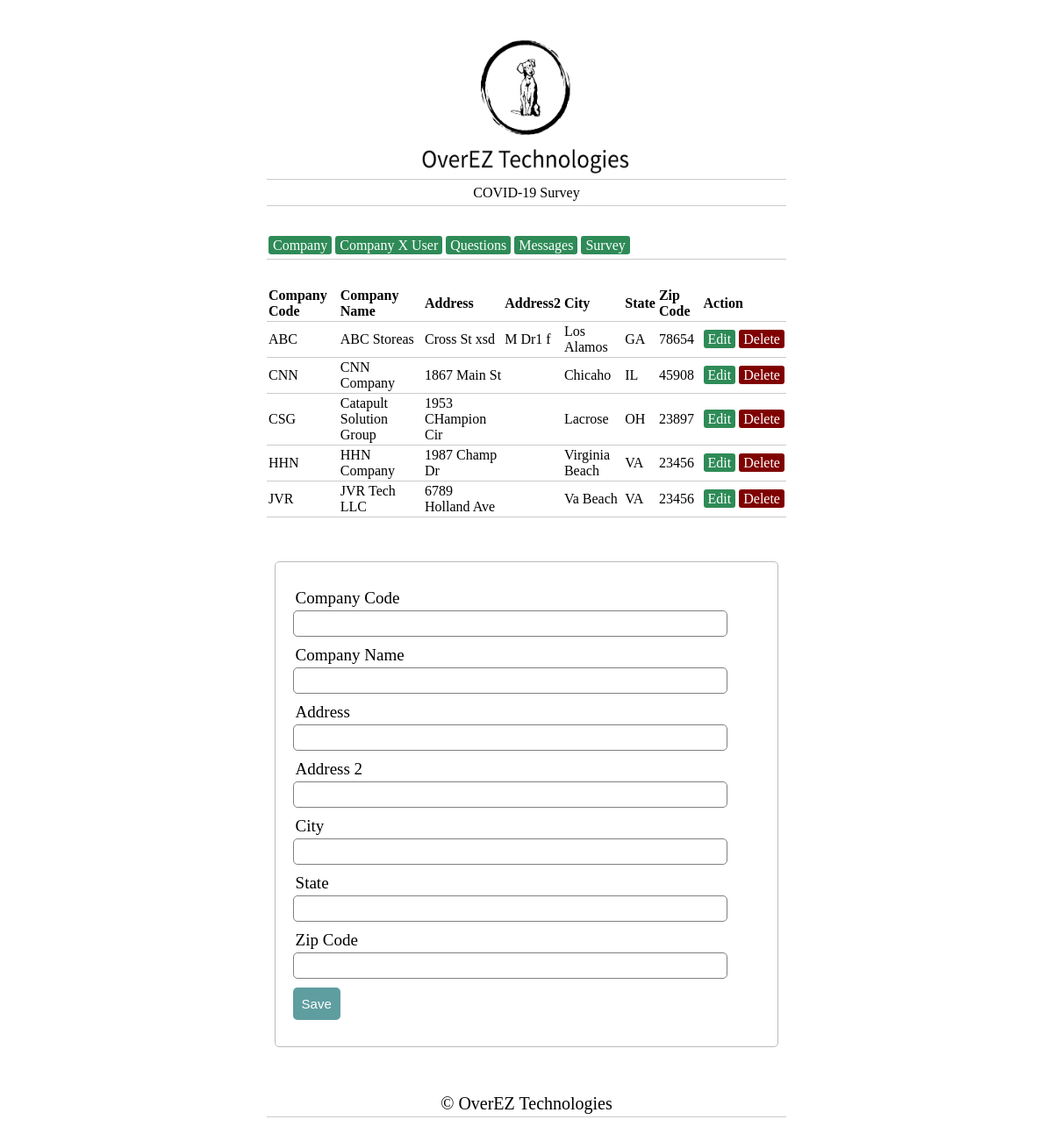
The app's page /crud_company.php with its own data.
### tables this page shows
CREATE TABLE `company` (
  `company_code` varchar(45) NOT NULL,
  `company_name` varchar(100) NOT NULL,
  `address` varchar(100) DEFAULT NULL,
  `address2` varchar(100) DEFAULT NULL,
  `city` varchar(45) DEFAULT NULL,
  `state` varchar(2) DEFAULT NULL,
  `zipcode` varchar(45) DEFAULT NULL
);

### crud_company_process.php (called while the page is built, shortened)
<?php
	$company_code = "";
    $company_name = "";
    $address = "";
    $address2 = "";
    $city = "";
    $state = "";
    $zipcode = "";
	$update = false;
    ?>

### crud_company.php (the view, shortened to what this page needs)
<?php  include('survey_header.php'); ?>
<?php  include('crud_company_process.php'); ?>
<!DOCTYPE html>
<html>
<head>
    <link rel="stylesheet" type="text/css" href="css/style1.css">
</head>
<body>
<body>
<?php  include('menu.php'); ?>
<?php
        $conn = OpenCon();
        $sql = "SELECT * from company";
        $result = $conn->query($sql);
?>
<table>
	<thead>
 		<tr>
			<th>Company Code</th>
            <th>Company Name</th>
            <th>Address</th>
            <th>Address2</th>
            <th>City</th>
            <th>State</th>
            <th>Zip Code</th>
			<th colspan="2">Action</th>
		</tr>
	</thead>
	<?php while ($row = $result->fetch_array()) { ?>
		<tr>
			<td><?php echo $row['company_code']; ?></td>
            <td><?php echo $row['company_name']; ?></td>
            <td><?php echo $row['address']; ?></td>
            <td><?php echo $row['address2']; ?></td>
            <td><?php echo $row['city']; ?></td>
            <td><?php echo $row['state']; ?></td>
            <td><?php echo $row['zipcode']; ?></td>
			<td>
				<a href="crud_company.php?edit=<?php echo $row['company_code']; ?>" class="edit_btn" >Edit</a>
			</td>
			<td>
				<a href="crud_company_process.php?del=<?php echo $row['company_code']; ?>" class="del_btn" onclick="return confirm('Are you sure you want to delete this record?')">Delete</a>
			</td>
		</tr>
	<?php } ?>
</table>
	<form method="post" action="crud_company_process.php">
		<div class="input-group">
			<label>Company Code</label>
            <input type="text" name="company_code" value="<?php echo $company_code; ?>">
		</div>
		<div class="input-group">
			<label>Company Name</label>
			<input type="text" name="company_name" value="<?php echo $company_name; ?>">
		</div>
        <div class="input-group">
			<label>Address</label>
			<input type="text" name="address" value="<?php echo $address; ?>">
		</div>
        <div class="input-group">
			<label>Address 2</label>
			<input type="text" name="address2" value="<?php echo $address2; ?>">
		</div>
        <div class="input-group">
			<label>City</label>
			<input type="text" name="city" value="<?php echo $city; ?>">
		</div>
        <div class="input-group">
			<label>State</label>
			<input type="text" name="state" value="<?php echo $state; ?>">
		</div>
        <div class="input-group">
			<label>Zip Code</label>
			<input type="text" name="zipcode" value="<?php echo $zipcode; ?>">
		</div>
		<div class="input-group">
        <?php if ($update == true): ?>
            <button class="btn" type="submit" name="update" style="background: #556B2F;" >update</button>
        <?php else: ?>
            <button class="btn" type="submit" name="save" >Save</button>
        <?php endif ?>
		</div>
	</form>
</body>
</html>
<?php  include('footer.php'); ?>

### survey_header.php
<html>
<head>
<link href="css/style1.css" rel="stylesheet" type="text/css" />
</head>
<body>
    <div>
        <table border="0" align="center" cellpadding="5">
        <tr>
            <td colspan="2" style = "text-align:center;">  <a href="survey.php"> <img src="images/eZlogo.png" width='250' height='170'></a></td>
        </tr>
        <tr>
            <td colspan="2" style = "text-align:center;">  COVID-19 Survey</td>
        </tr>
    </div>
</body>
</html>

### menu.php
<!DOCTYPE html>
<html>
<head>
<link href="css/style1.css" rel="stylesheet" type="text/css" />
</head>
<body>
    <div>
        <table>
        <tr>
            <td>
                <a href="crud_company.php" class="menu_btn">Company</a>
				<a href="crud_accountsxcompany.php" class="menu_btn">Company X User</a>
  				<a href="crud_questions.php" class="menu_btn">Questions</a>
                <a href="crud_message.php" class="menu_btn">Messages</a>
                <a href="survey.php" class="menu_btn">Survey</a>
            </td>
        </tr>
    </div>
</body>
</html>

### footer.php
<html>
<head>
<link href="css/style1.css" rel="stylesheet" type="text/css" />
</head>
<body>
    <div class="container">
        <table border="0" align="center" cellpadding="5">
        <tr>
            <td colspan="2" style = "text-align:center; font:20px Aria;">&copy; OverEZ Technologies</td>
        </tr>
    </div>
</body>
</html>

### css/style1.css (style rules this page uses)
body { font-size: 19px; }
table { width: 50%; margin: 30px auto; border-collapse: collapse; text-align: left; }
tr { border-bottom: 1px solid #cbcbcb; }
th, td { border: none; height: 30px; padding: 2px; }
form { width: 45%; margin: 50px auto; text-align: left; padding: 20px; border: 1px solid #bbbbbb; border-radius: 5px; }
.input-group { margin: 10px 0px 10px 0px; }
.input-group label { display: block; text-align: left; margin: 3px; }
.input-group input { height: 30px; width: 93%; padding: 5px 10px; font-size: 16px; border-radius: 5px; border: 1px solid gray; }
.btn { padding: 10px; font-size: 15px; color: white; background: #5F9EA0; border: none; border-radius: 5px; }
.edit_btn { text-decoration: none; padding: 2px 5px; background: #2E8B57; color: white; border-radius: 3px; }
.menu_btn { text-decoration: none; padding: 2px 5px; background: #2E8B57; color: white; border-radius: 3px; }
.del_btn { text-decoration: none; padding: 2px 5px; color: white; border-radius: 3px; background: #800000; }

### records on screen
company: company_code "ABC", company_name "ABC Storeas", address "Cross St xsd", address2 "M Dr1 f", city "Los Alamos", state "GA", zipcode "78654"
company: company_code "CNN", company_name "CNN Company", address "1867 Main St", city "Chicaho", state "IL", zipcode "45908"
company: company_code "CSG", company_name "Catapult Solution Group", address "1953 CHampion Cir", city "Lacrose", state "OH", zipcode "23897"
company: company_code "HHN", company_name "HHN Company", address "1987 Champ Dr", city "Virginia Beach", state "VA", zipcode "23456"
company: company_code "JVR", company_name "JVR Tech LLC", address "6789 Holland Ave", city "Va Beach", state "VA", zipcode "23456"
